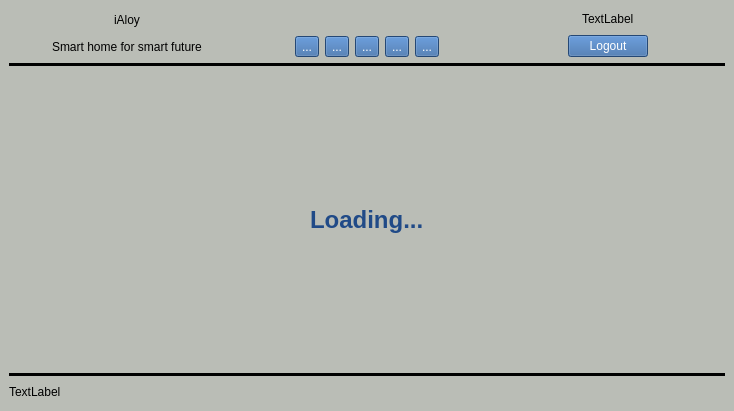
<?xml version="1.0" encoding="UTF-8"?>
<ui version="4.0">
 <class>dashboard</class>
 <widget class="QMainWindow" name="dashboard">
  <property name="geometry">
   <rect>
    <x>0</x>
    <y>0</y>
    <width>734</width>
    <height>411</height>
   </rect>
  </property>
  <property name="windowTitle">
   <string>MainWindow</string>
  </property>
  <property name="styleSheet">
   <string notr="true">background-color: rgb(186, 189, 182);</string>
  </property>
  <widget class="QWidget" name="centralwidget">
   <layout class="QVBoxLayout" name="verticalLayout_5">
    <item>
     <layout class="QHBoxLayout" name="horizontalLayout_7">
      <item>
       <layout class="QVBoxLayout" name="verticalLayout_4">
        <item>
         <layout class="QHBoxLayout" name="horizontalLayout_4">
          <item>
           <spacer name="horizontalSpacer_5">
            <property name="orientation">
             <enum>Qt::Horizontal</enum>
            </property>
            <property name="sizeHint" stdset="0">
             <size>
              <width>40</width>
              <height>20</height>
             </size>
            </property>
           </spacer>
          </item>
          <item>
           <widget class="QLabel" name="ialoy_logo_label">
            <property name="styleSheet">
             <string notr="true">font-size: &quot;10px&quot;;</string>
            </property>
            <property name="text">
             <string>iAloy</string>
            </property>
           </widget>
          </item>
          <item>
           <spacer name="horizontalSpacer_6">
            <property name="orientation">
             <enum>Qt::Horizontal</enum>
            </property>
            <property name="sizeHint" stdset="0">
             <size>
              <width>40</width>
              <height>20</height>
             </size>
            </property>
           </spacer>
          </item>
         </layout>
        </item>
        <item>
         <layout class="QHBoxLayout" name="horizontalLayout_5">
          <item>
           <spacer name="horizontalSpacer_7">
            <property name="orientation">
             <enum>Qt::Horizontal</enum>
            </property>
            <property name="sizeHint" stdset="0">
             <size>
              <width>40</width>
              <height>20</height>
             </size>
            </property>
           </spacer>
          </item>
          <item>
           <widget class="QLabel" name="ialoy_tag_line_label">
            <property name="text">
             <string>Smart home for smart future</string>
            </property>
           </widget>
          </item>
          <item>
           <spacer name="horizontalSpacer_8">
            <property name="orientation">
             <enum>Qt::Horizontal</enum>
            </property>
            <property name="sizeHint" stdset="0">
             <size>
              <width>40</width>
              <height>20</height>
             </size>
            </property>
           </spacer>
          </item>
         </layout>
        </item>
       </layout>
      </item>
      <item>
       <layout class="QVBoxLayout" name="verticalLayout">
        <item>
         <layout class="QHBoxLayout" name="horizontalLayout_6">
          <item>
           <spacer name="horizontalSpacer_9">
            <property name="orientation">
             <enum>Qt::Horizontal</enum>
            </property>
            <property name="sizeHint" stdset="0">
             <size>
              <width>40</width>
              <height>20</height>
             </size>
            </property>
           </spacer>
          </item>
          <item alignment="Qt::AlignHCenter|Qt::AlignVCenter">
           <widget class="QLabel" name="time_label">
            <property name="text">
             <string/>
            </property>
           </widget>
          </item>
          <item>
           <spacer name="horizontalSpacer_10">
            <property name="orientation">
             <enum>Qt::Horizontal</enum>
            </property>
            <property name="sizeHint" stdset="0">
             <size>
              <width>40</width>
              <height>20</height>
             </size>
            </property>
           </spacer>
          </item>
         </layout>
        </item>
        <item>
         <layout class="QHBoxLayout" name="horizontalLayout">
          <item>
           <spacer name="horizontalSpacer_11">
            <property name="orientation">
             <enum>Qt::Horizontal</enum>
            </property>
            <property name="sizeHint" stdset="0">
             <size>
              <width>40</width>
              <height>20</height>
             </size>
            </property>
           </spacer>
          </item>
          <item>
           <widget class="QToolButton" name="wifi_tool_button">
            <property name="toolTip">
             <string>WiFi</string>
            </property>
            <property name="styleSheet">
             <string notr="true">background-color: rgb(52, 101, 164);
color: rgb(255, 255, 255);</string>
            </property>
            <property name="text">
             <string>...</string>
            </property>
            <property name="iconSize">
             <size>
              <width>26</width>
              <height>26</height>
             </size>
            </property>
           </widget>
          </item>
          <item>
           <widget class="QToolButton" name="app_update_button">
            <property name="toolTip">
             <string>Update</string>
            </property>
            <property name="styleSheet">
             <string notr="true">background-color: rgb(52, 101, 164);
color: rgb(255, 255, 255);</string>
            </property>
            <property name="text">
             <string>...</string>
            </property>
            <property name="iconSize">
             <size>
              <width>26</width>
              <height>26</height>
             </size>
            </property>
           </widget>
          </item>
          <item>
           <widget class="QToolButton" name="keyboard_tool_button">
            <property name="toolTip">
             <string>Virtual Keyboard</string>
            </property>
            <property name="styleSheet">
             <string notr="true">background-color: rgb(52, 101, 164);
color: rgb(255, 255, 255);</string>
            </property>
            <property name="text">
             <string>...</string>
            </property>
            <property name="iconSize">
             <size>
              <width>42</width>
              <height>26</height>
             </size>
            </property>
           </widget>
          </item>
          <item>
           <widget class="QToolButton" name="settings_tool_button">
            <property name="toolTip">
             <string>Settings</string>
            </property>
            <property name="styleSheet">
             <string notr="true">background-color: rgb(52, 101, 164);
color: rgb(255, 255, 255);</string>
            </property>
            <property name="text">
             <string>...</string>
            </property>
            <property name="iconSize">
             <size>
              <width>26</width>
              <height>26</height>
             </size>
            </property>
           </widget>
          </item>
          <item>
           <widget class="QToolButton" name="power_tool_button">
            <property name="toolTip">
             <string>Power</string>
            </property>
            <property name="styleSheet">
             <string notr="true">background-color: rgb(52, 101, 164);
color: rgb(255, 255, 255);</string>
            </property>
            <property name="text">
             <string>...</string>
            </property>
            <property name="iconSize">
             <size>
              <width>26</width>
              <height>26</height>
             </size>
            </property>
            <property name="shortcut">
             <string>Ctrl+S</string>
            </property>
           </widget>
          </item>
          <item>
           <spacer name="horizontalSpacer_12">
            <property name="orientation">
             <enum>Qt::Horizontal</enum>
            </property>
            <property name="sizeHint" stdset="0">
             <size>
              <width>40</width>
              <height>20</height>
             </size>
            </property>
           </spacer>
          </item>
         </layout>
        </item>
       </layout>
      </item>
      <item>
       <layout class="QVBoxLayout" name="verticalLayout_3">
        <item>
         <layout class="QHBoxLayout" name="horizontalLayout_2">
          <item>
           <spacer name="horizontalSpacer_2">
            <property name="orientation">
             <enum>Qt::Horizontal</enum>
            </property>
            <property name="sizeHint" stdset="0">
             <size>
              <width>40</width>
              <height>20</height>
             </size>
            </property>
           </spacer>
          </item>
          <item alignment="Qt::AlignHCenter|Qt::AlignVCenter">
           <widget class="QLabel" name="pi_name_label">
            <property name="text">
             <string>TextLabel</string>
            </property>
           </widget>
          </item>
          <item>
           <spacer name="horizontalSpacer">
            <property name="orientation">
             <enum>Qt::Horizontal</enum>
            </property>
            <property name="sizeHint" stdset="0">
             <size>
              <width>40</width>
              <height>20</height>
             </size>
            </property>
           </spacer>
          </item>
         </layout>
        </item>
        <item>
         <layout class="QHBoxLayout" name="horizontalLayout_3">
          <item>
           <spacer name="horizontalSpacer_3">
            <property name="orientation">
             <enum>Qt::Horizontal</enum>
            </property>
            <property name="sizeHint" stdset="0">
             <size>
              <width>40</width>
              <height>20</height>
             </size>
            </property>
           </spacer>
          </item>
          <item>
           <widget class="QPushButton" name="logout_button">
            <property name="styleSheet">
             <string notr="true">background-color: rgb(52, 101, 164);
color: rgb(255, 255, 255);</string>
            </property>
            <property name="text">
             <string>Logout</string>
            </property>
           </widget>
          </item>
          <item>
           <spacer name="horizontalSpacer_4">
            <property name="orientation">
             <enum>Qt::Horizontal</enum>
            </property>
            <property name="sizeHint" stdset="0">
             <size>
              <width>40</width>
              <height>20</height>
             </size>
            </property>
           </spacer>
          </item>
         </layout>
        </item>
       </layout>
      </item>
     </layout>
    </item>
    <item>
     <widget class="Line" name="line">
      <property name="styleSheet">
       <string notr="true">border-color: rgb(0, 0, 0);
background-color: rgb(0, 0, 0);</string>
      </property>
      <property name="lineWidth">
       <number>2</number>
      </property>
      <property name="orientation">
       <enum>Qt::Horizontal</enum>
      </property>
     </widget>
    </item>
    <item>
     <layout class="QVBoxLayout" name="verticalLayout_2">
      <item>
       <layout class="QVBoxLayout" name="verticalLayoutForRooms">
        <item>
         <spacer name="loading_up_spacer">
          <property name="orientation">
           <enum>Qt::Vertical</enum>
          </property>
          <property name="sizeHint" stdset="0">
           <size>
            <width>20</width>
            <height>40</height>
           </size>
          </property>
         </spacer>
        </item>
        <item alignment="Qt::AlignHCenter|Qt::AlignVCenter">
         <widget class="QLabel" name="loading_label">
          <property name="text">
           <string>&lt;html&gt;&lt;head/&gt;&lt;body&gt;&lt;p&gt;&lt;span style=&quot; font-size:18pt; font-weight:600; color:#204a87;&quot;&gt;Loading...&lt;/span&gt;&lt;/p&gt;&lt;/body&gt;&lt;/html&gt;</string>
          </property>
         </widget>
        </item>
        <item>
         <spacer name="loading_down_spacer">
          <property name="orientation">
           <enum>Qt::Vertical</enum>
          </property>
          <property name="sizeHint" stdset="0">
           <size>
            <width>20</width>
            <height>40</height>
           </size>
          </property>
         </spacer>
        </item>
       </layout>
      </item>
     </layout>
    </item>
    <item>
     <widget class="Line" name="line_2">
      <property name="styleSheet">
       <string notr="true">border-color: rgb(0, 0, 0);
background-color: rgb(0, 0, 0);</string>
      </property>
      <property name="lineWidth">
       <number>2</number>
      </property>
      <property name="orientation">
       <enum>Qt::Horizontal</enum>
      </property>
     </widget>
    </item>
    <item>
     <layout class="QHBoxLayout" name="horizontalLayout_8">
      <item>
       <widget class="QLabel" name="online_offline_label">
        <property name="text">
         <string>TextLabel</string>
        </property>
       </widget>
      </item>
      <item>
       <spacer name="horizontalSpacer_13">
        <property name="orientation">
         <enum>Qt::Horizontal</enum>
        </property>
        <property name="sizeHint" stdset="0">
         <size>
          <width>40</width>
          <height>20</height>
         </size>
        </property>
       </spacer>
      </item>
     </layout>
    </item>
   </layout>
  </widget>
 </widget>
 <resources/>
 <connections/>
</ui>
